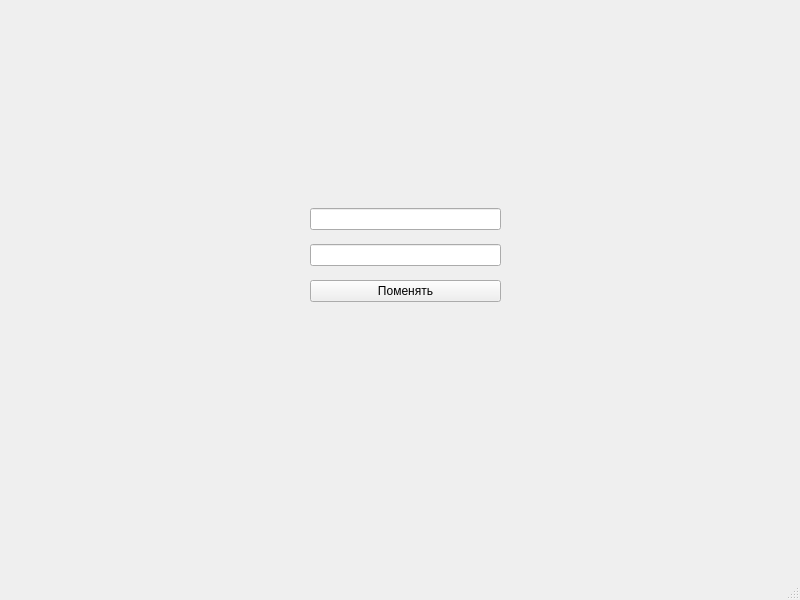
<?xml version="1.0" encoding="UTF-8"?>
<ui version="4.0">
 <class>MainWindow</class>
 <widget class="QMainWindow" name="MainWindow">
  <property name="geometry">
   <rect>
    <x>0</x>
    <y>0</y>
    <width>800</width>
    <height>600</height>
   </rect>
  </property>
  <property name="windowTitle">
   <string>MainWindow</string>
  </property>
  <widget class="QWidget" name="centralwidget">
   <widget class="QWidget" name="layoutWidget">
    <property name="geometry">
     <rect>
      <x>310</x>
      <y>200</y>
      <width>191</width>
      <height>111</height>
     </rect>
    </property>
    <layout class="QVBoxLayout" name="verticalLayout">
     <item>
      <widget class="QLineEdit" name="lineEditX"/>
     </item>
     <item>
      <widget class="QLineEdit" name="lineEditY"/>
     </item>
     <item>
      <widget class="QPushButton" name="replaceButton">
       <property name="text">
        <string>Поменять</string>
       </property>
      </widget>
     </item>
    </layout>
   </widget>
  </widget>
  <widget class="QMenuBar" name="menubar">
   <property name="geometry">
    <rect>
     <x>0</x>
     <y>0</y>
     <width>800</width>
     <height>22</height>
    </rect>
   </property>
  </widget>
  <widget class="QStatusBar" name="statusbar"/>
 </widget>
 <resources/>
 <connections/>
</ui>
